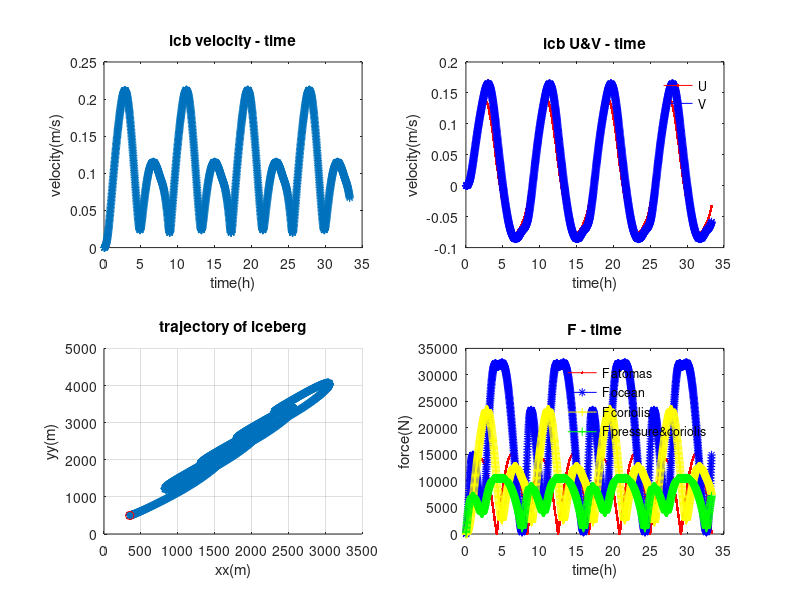

Source code (MATLAB):
%%%%%%%%%%%%%%%%%%%%%%%%%%%%%%%%%%%%%%%%%%%%%%%%%%%%%
%    Grounded model
%
%    Author: weiyan ZHANG
%    Created: Oct 2018
%    Updated:
%    Last Modif by:
%    Last Modif on: 
%%%%%%%%%%%%%%%%%%%%%%%%%%%%%%%%%%%%%%%%%%%%%%%%%%%%%%%
clear all

% load grid information from the model
%{
gname = 'C:\Users\61414\Downloads\misom020_grd.nc';
lat_rho = ncread(gname,'lat_rho');
lon_rho = ncread(gname,'lon_rho');
dx = ones(size(lat_rho,1),size(lat_rho,2));
dy = ones(size(lat_rho,1),size(lat_rho,2));
[xx yy] = meshgrid([1:size(lat_rho,2)],[1:size(lon_rho,1)]); 
%}

%{
% calculate dx, dy from model in m
pm = ncread(gname,'pm');
pn = ncread(gname,'pn');
dx = 1./pm;
dy = 1./pn;
%}

% Creates 2d grid of same size as model
X_lim = 14000;
Y_lim = 6000;
[X,Y] = meshgrid([0:X_lim],[0:Y_lim]);
Z = 700 - X ;

% indicate the initial location of the particle
xx_ini = 350;
yy_ini = 500;

% set variable useful for the trajectory equation
U = 0;
V = 0;

% ocean coeff
Co = 0.85; % dimensionless coefficient of resistance
Cdo_skin = 0.0055; % ocean-iceberg friction coeff
rho_h2o = 1028; % seawater density kg m-3

% atmospheric coeff
rho_air = 1.225; % air density kg m-3
Ca = 0.4; % dimensionless coefficient of resistance
Cda_skin = 0.0022; % air-iceberg friction coeff
Cd = 1.25e-3;  % dimensionless air-sea friction coeff

% coriolis coeff
w_r = 7.2921e-5;
f = 2 * w_r * sin(-67*pi/180);
    
% size of the iceberg 
rho_icb = 916.7; % kg m-3
depth = 90; % m
depth_icb_under = depth * (rho_icb / rho_h2o);
depth_icb_above = depth - depth_icb_under;
lenth = 100; % assume width is equal to lenth
dA_o = lenth * depth_icb_under; % m^2 ideally per face 
dA_a = lenth * depth_icb_above; % m^2 ideally per face
Ad = lenth ^ 2;
M = rho_icb * lenth ^ 2 * depth; % kg

% data set
step = 2000;
time_all = zeros(1,step);
U_all = zeros(1,step);
V_all = zeros(1,step);
x_all = zeros(1,step);
y_all = zeros(1,step);
Fa_all = zeros(1,step);
Fo_all = zeros(1,step);
Fc_all = zeros(1,step);
Fcp_all = zeros(1,step);
vel_all = zeros(1,step);
z_all = zeros(1,step);
uo_cst_all = zeros(1,step);
vo_cst_all = zeros(1,step);
ua_all = zeros(1,step);
va_all = zeros(1,step);

% timestep
dt = 60; % s

% do a loop    
xx_ = xx_ini;
yy_ = yy_ini;

for i=1:step
    
    theta = (i/step) * 8 * pi;
% ocean velocity
    uo_cst = 0.1 * sin(theta); % m/s
    vo_cst = 0.15 * sin(theta);

% atmospheric velocity (at 10m)
% the wind in the model will be given as wind stress -- do the conversion
% tau_wind = rho_air*Cd*U^2 (tau_wind is sustr or svstr in model)

    sustr = abs(0.05 * sin(theta)); %newton meter-2
    svstr = abs(0.035 * sin(theta));
    ua = sqrt(sustr / (rho_air * Cd)); % m s-2
    va = sqrt(svstr / (rho_air * Cd)); % m s-2
    
    time_all(i) = i/60;
    uo_cst_all(i) = uo_cst;
    vo_cst_all(i) = vo_cst;
    ua_all(i) = ua;
    va_all(i) = va;
end

for j = 1:step

% absolute values of relative velocities
    omid = sqrt((uo_cst_all(j) - U) ^ 2 + (vo_cst_all(j) - V) ^ 2);
    amid = sqrt((ua_all(j) - U) ^ 2 + (va_all(j) - V) ^ 2);
    omid_skin = sqrt((uo_cst_all(j) - U) ^ 2 + (vo_cst_all(j) - V) ^ 2);
    amid_skin = sqrt((ua_all(j) - U) ^ 2 + (va_all(j) - V) ^ 2);

% Force due to the Atomasphere
    Fa_u = rho_air * 0.5 * Ca * dA_a * amid * (ua_all(j) - U) + rho_air * Cda_skin * Ad * amid_skin * (ua_all(j) - U);
    Fa_v = rho_air * 0.5 * Ca * dA_a * amid * (va_all(j) - V) +  rho_air * Cda_skin * Ad * amid_skin * (va_all(j) - V);

% Force due to the Ocean
    Fo_u = rho_h2o * 0.5 * Co * dA_o * omid * (uo_cst_all(j) - U) + rho_h2o * Cdo_skin * Ad * omid_skin * (uo_cst_all(j) - U);
    Fo_v = rho_h2o * 0.5 * Co * dA_o * omid * (vo_cst_all(j) - V) + rho_h2o * Cdo_skin * Ad * omid_skin * (vo_cst_all(j) - V);

% Coriolis Force
    Fc_u = - (M * f * V);
    Fc_v = - M * f * U;
    
% Coriolis Force & Pressure Gradient Force
    Fcp_u = -(- M * f * (V - vo_cst_all(j)));
    Fcp_v = - M * f * (U - uo_cst_all(j));
%{
% calculate acceleration
    au = (Fc_u + Fa_u + Fo_u) / M;
    av = (Fc_v + Fa_v + Fo_v) / M;  
%}    
% calculate acceleration
    au = (Fcp_u + Fa_u + Fo_u) / M;
    av = (Fcp_v + Fa_v + Fo_v) / M;  
                         
% calculate velocity
  s_u = U * dt + 0.5 * au * dt ^ 2;
  s_v = V * dt + 0.5 * av * dt ^ 2;
  x_all(j) = xx_;
  y_all(j) = yy_;
  U_all(j) = U;
  V_all(j) = V;
  vel = sqrt(U ^ 2 + V ^ 2);
  vel_all(j) = vel;
  Fa_all(j) = sqrt(Fa_u ^ 2 + Fa_v ^ 2);
  Fo_all(j) = sqrt(Fo_u ^ 2 + Fo_v ^ 2);
  Fc_all(j) = sqrt(Fc_u ^ 2 + Fc_v ^ 2);
  Fcp_all(j) = sqrt(Fcp_u ^ 2 + Fcp_v ^ 2);
  
  z = 10 + xx_;
  z_all(j) = z;
  
% new velocity & location
  U = U + au * dt;
  V = V + av * dt;
  xx_ = xx_ + s_u;
  yy_ = yy_ + s_v;

end

for t = 1:step
    if x_all(t)>=0 && x_all(t)<=X_lim && y_all(t)>=0 && y_all(t)<=Y_lim 
        if depth_icb_under > abs(z_all(t))
            break
        end
    else
        break
    end
end 

if abs(depth_icb_under) > abs(z)
    disp(['warning! ground when time = ',num2str(time_all(t-1)),' h']);
    disp(['x = ',num2str(x_all(t-1)),' y = ',num2str(y_all(t-1))]);
else
    disp(['warning! out of domain when time = ',num2str(time_all(t-1)),' h']);
    disp(['x = ',num2str(x_all(t-1)),' y = ',num2str(y_all(t-1))]);
end

subplot(2,2,1);
plot(time_all(1:t-1),vel_all(1:t-1),'*-');
title('icb velocity - time');
xlabel('time(h)');
ylabel('velocity(m/s)');

subplot(2,2,2);
plot(time_all(1:t-1),U_all(1:t-1),'-r.');
hold on;
plot(time_all(1:t-1),V_all(1:t-1),'-b*');
legend('U','V');
legend('boxoff');
title('icb U&V - time');
xlabel('time(h)');
ylabel('velocity(m/s)');

subplot(2,2,3);
%mesh(X,Y,Z);
hold on;
zlim([-50,0]);
plot(x_all(1:t-1),y_all(1:t-1),'*-');
grid;
hold on;
plot(x_all(1),y_all(1),'ro');
title('trajectory of iceberg');
xlabel('xx(m)');
ylabel('yy(m)');
zlabel('depth(m)');
%boxplot3(x_all(t)-5,y_all(t)-5,-depth_icb_under,lenth,width,depth);

subplot(2,2,4);
plot(time_all(1:t-1),Fa_all(1:t-1),'-r.');
hold on;
plot(time_all(1:t-1),Fo_all(1:t-1),'-b*');
hold on;
plot(time_all(1:t-1),Fc_all(1:t-1),'-y+');
hold on;
plot(time_all(1:t-1),Fcp_all(1:t-1),'-g+');
legend('F_ atomas','F_ ocean','F_ coriolis','F_ pressure&coriolis');
legend('boxoff');
title('F - time');
xlabel('time(h)');
ylabel('force(N)');

%{
figure, mesh(X,Y,Z);
hold on;
zlim([-50,5]);
plot(x_all(1:t-1),y_all(1:t-1),'*-');
grid;
hold on;
plot(x_all(1),y_all(1),'ro');
title('trajectory of iceberg');
xlabel('xx(m)');
ylabel('yy(m)');
zlabel('depth(m)');
boxplot3(x_all(t)-5,y_all(t)-5,-depth_icb_under,lenth,width,depth);
%}
% check if within the domain

% keep moving in time
